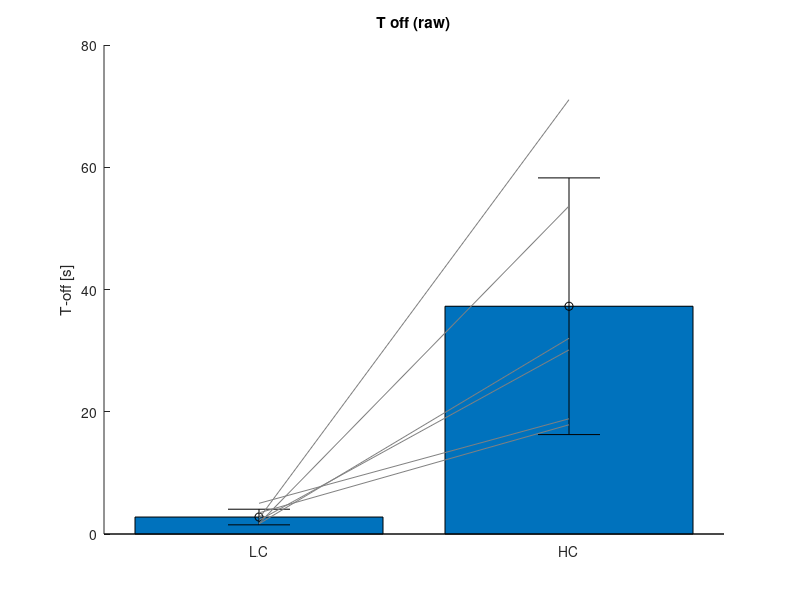

This chart was generated by the following MATLAB code: (Note: this script raises an error after producing the figure.)
clear all; close all; clc;

Toff_LC = [3.46 2.24 1.66 1.73 2.55 5.02 ];
Toff_HC = [17.87 30.12 32.02 53.65 71.06 18.85];


figure('color', [1 1 1]);

title('T off (raw)'); hold on;
bar([mean(Toff_LC) mean(Toff_HC) ]); hold on;
errorbar(1, mean(Toff_LC), std(Toff_LC), 'ko')
errorbar(2, mean(Toff_HC), std(Toff_HC), 'ko')

for pltidx = 1:length(Toff_LC)
    plot([1 2], [Toff_LC(pltidx) Toff_HC(pltidx)], 'k-', 'color', [0.5 0.5 0.5])
end

set(gca, 'XTick', [1:2],  'XTickLabel', {'LC', 'HC'})
ylabel('T-off [s]')



%% calculate significance
[h, p] = jbtest(Toff_LC);   % Jarque Bera test for normality (0 = normal distribution; 1 = non-normal distribution)
[h, p] = jbtest(Toff_HC); 	% Jarque Bera test for normality (0 = normal distribution; 1 = non-normal distribution)

[h, p] = ttest2(Toff_LC, Toff_HC)
